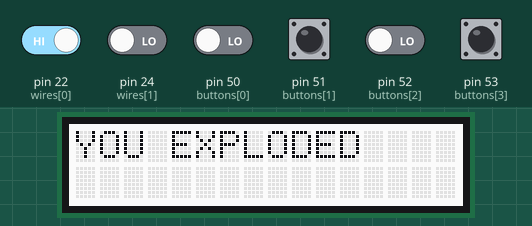
The sketch below on a simulated Arduino Mega 2560, built with avr-gcc and run on an emulated ATmega2560. Shown: 16×2 character LCD. The inputs (shaded band) are chosen by the test bench; at power-on: pin 22 (wires[0]) HIGH, pin 24 (wires[1]), pin 50 (buttons[0]), pin 51 (buttons[1]), pin 52 (buttons[2]), pin 53 (buttons[3]) LOW.

Above: at 2.2 s.
2.3 s: pin 51 (buttons[1]) pulled HIGH for 2 s
At 3.8 s:
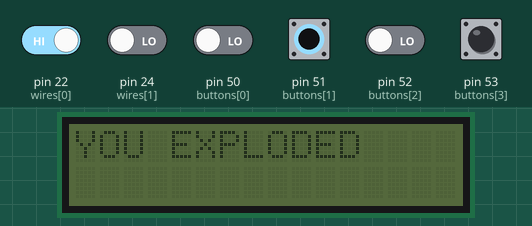
At 4.9 s:
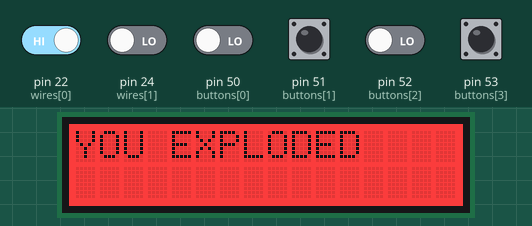
9.6 s: pin 22 (wires[0]) driven LOW and pin 24 (wires[1]) driven HIGH and pin 50 (buttons[0]) driven HIGH and pin 51 (buttons[1]) driven HIGH and pin 52 (buttons[2]) driven HIGH
At 15.9 s:
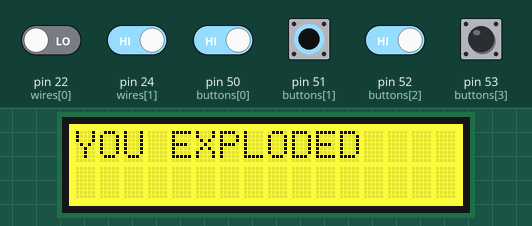
Timing chart, 0 to 17.4 s (numbered marks = the images above; inputs shaded):
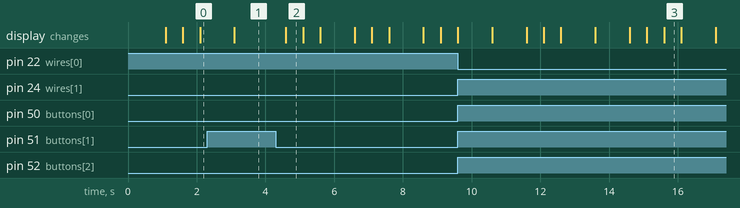

The sketch:

test.ino
```cpp
#include <Wire.h>
#include "rgb_lcd.h"
#include "Grove_LED_Bar.h"

// red = (255, 0, 0);
// blue = (0, 0, 255);
// yellow = (255, 255, 0);
// green = (0, 128, 0);
const int red1 = 255;
const int red2 = 0;
const int red3 = 0;
const int blue1 = 0;
const int blue2 = 0;
const int blue3 = 255;
const int yellow1 = 255;
const int yellow2 = 255;
const int yellow3 = 0;
const int green1 = 0;
const int green2 = 128;
const int green3 = 0;

rgb_lcd lcd;

const int wires[] = {22, 24, 26, 28, 30};
const int numWires = 5;
const int buttons[] = {50, 51, 52, 53};
const int numButtons = 4;
int currentStage = 1;
int reset = 1;
int stage2part = 1;

void setup() {
  // Serial.begin(9600);
  lcd.begin(16, 2);
  lcd.setRGB(255, 255, 100);
  lcd.setCursor(0,1);
  lcd.print("Serial: AA00123");

  for (int i = 0; i < numWires; i++){
    pinMode(wires[i], INPUT);
  }
  for (int i = 0; i < numButtons; i++){
    pinMode(buttons[i], INPUT);
  }
  delay(1000);
//  lcd.setRGB(red1, red2, red3);
//  delay(200);
//  lcd.setRGB(green1, green2, green3);
//  delay(200);
//  lcd.setRGB(yellow1, yellow2, yellow3);
//  delay(200);
//  lcd.setRGB(blue1, blue2, blue3);
//  delay(200);
  lcd.setRGB(255, 255, 255);
  lcd.clear();
}

void loop() {

//  lcd.setCursor(0,0);
//  for (int i = 0; i < numWires; i++){
//     lcd.print(digitalRead(wires[i]));
//  }
//  lcd.setCursor(0,1);
//  for (int i = 0; i < numButtons; i++){
//    lcd.print(digitalRead(buttons[i]));
//  }
  currentStage = stage(currentStage);
  currentStage = currentStageMessage(currentStage);
  delay(500);
}

int stage(int number){
  if (number == 1) {
    return stage1();
  }
  else
    return stage2();
}

int stage1(){
  while(1){
    if (digitalRead(wires[0]) == 0){
      lcd.setRGB(0,0,0);
      delay(1000);
      lcd.setRGB(255,255,255);
      return 2;
    }
    else{
      for (int i = 1; i < numWires; i++){
        if (digitalRead(wires[i]) == 0){
          return 0;
        }
      }
    }
  }
}

int stage2(){
  // FLASH RED - BLUE - YELLOW - GREEN
  // PRESS BLUE - RED - GREEN - YELLOW
  // green 53 red 52 blue 51 yellow 50

  if (stage2part > 0 and reset == 1){
    while (true) {
      flash();
      if (digitalRead(51) == 1){
        lcd.setRGB(0, 0, 0);
        delay(1000);
        if (stage2part > 1)
          {
            reset = 1;
          }
        else{
          stage2part = 2;
          reset = 0;
        }
        break;
      }
      else {
        if (digitalRead(50) == 1){
          return 0;
        }
        if (digitalRead(52) == 1){
          return 0;
        }
        if (digitalRead(53) == 1){
          return 0;
        }
      }
    }
  }
  if (stage2part > 1 and reset == 1){
    while (true) {
      flash();
      if (digitalRead(52) == 1){
        lcd.setRGB(0, 0, 0);
        delay(1000);
        if (stage2part > 2)
          {
            reset = 1;
          }
        else{
          stage2part = 3;
          reset = 0;
        }
      }
        else {
          if (digitalRead(50) == 1){
            return 0;
          }
          if (digitalRead(51) == 1){
            return 0;
          }
          if (digitalRead(53) == 1){
            return 0;
    }
  }
    }
    }
  if (stage2part > 2 and reset == 1){
    while (true) {
      flash();
      if (digitalRead(53) == 1){
        lcd.setRGB(0, 0, 0);
        delay(1000);
       if (stage2part > 3)
          {
            reset = 1;
          }
        else{
          stage2part = 4;
          reset = 0;
        }
      }
        else {
          if (digitalRead(50) == 1){
            return 0;
          }
          if (digitalRead(51) == 1){
            return 0;
          }
          if (digitalRead(52) == 1){
            return 0;
    }
  }
    }
    }
  if (stage2part > 3 and reset == 1){
    while (true) {
      flash();
      if (digitalRead(50) == 1){
        lcd.setRGB(0, 0, 0);
        delay(1000);
        return 3;
      }
        else {
          if (digitalRead(51) == 1){
            return 0;
          }
          if (digitalRead(52) == 1){
            return 0;
          }
          if (digitalRead(53) == 1){
            return 0;
    }
  }
    }
  }
  reset = 1;
  return 2;
}

int currentStageMessage(int number){
  if (number == 0){
    lcd.clear();
    lcd.setCursor(0, 0);
    lcd.print("YOU EXPLODED");
    // TRIGGER BUZZER
     return 0;
  }
  if (number == 1){
    lcd.print("STAGE 1 CLEAR");
    return 2;
  }
  if (number == 3){
    lcd.print("STAGE 2 CLEAR");
    return 3;
  }
}

int flash(){
// Part 1
  lcd.setRGB(red1, red2, red3);
  delay(500);
  // Part 2
  if (stage2part > 1){
  lcd.setRGB(blue1, blue2, blue3);
  delay(500);
  }
  // Part 3
  if (stage2part > 2){
  lcd.setRGB(yellow1, yellow2, yellow3);
  delay(500);
  }
  // Part 4
  if (stage2part > 3){
  lcd.setRGB(green1, green2, green3);
  delay(500);
  }

  lcd.setRGB(255, 255, 255);
  delay(1000);

}
```

Measured:
- after the input at 2.3 s, the display: changes after 0.80 s (image 1)
- after the input at 9.6 s, the display: first changes after 1.0 s (image 3 shows a later state)
- what the display in image 2 shows lasts 0.5 s, from 4.6 s to 5.1 s
